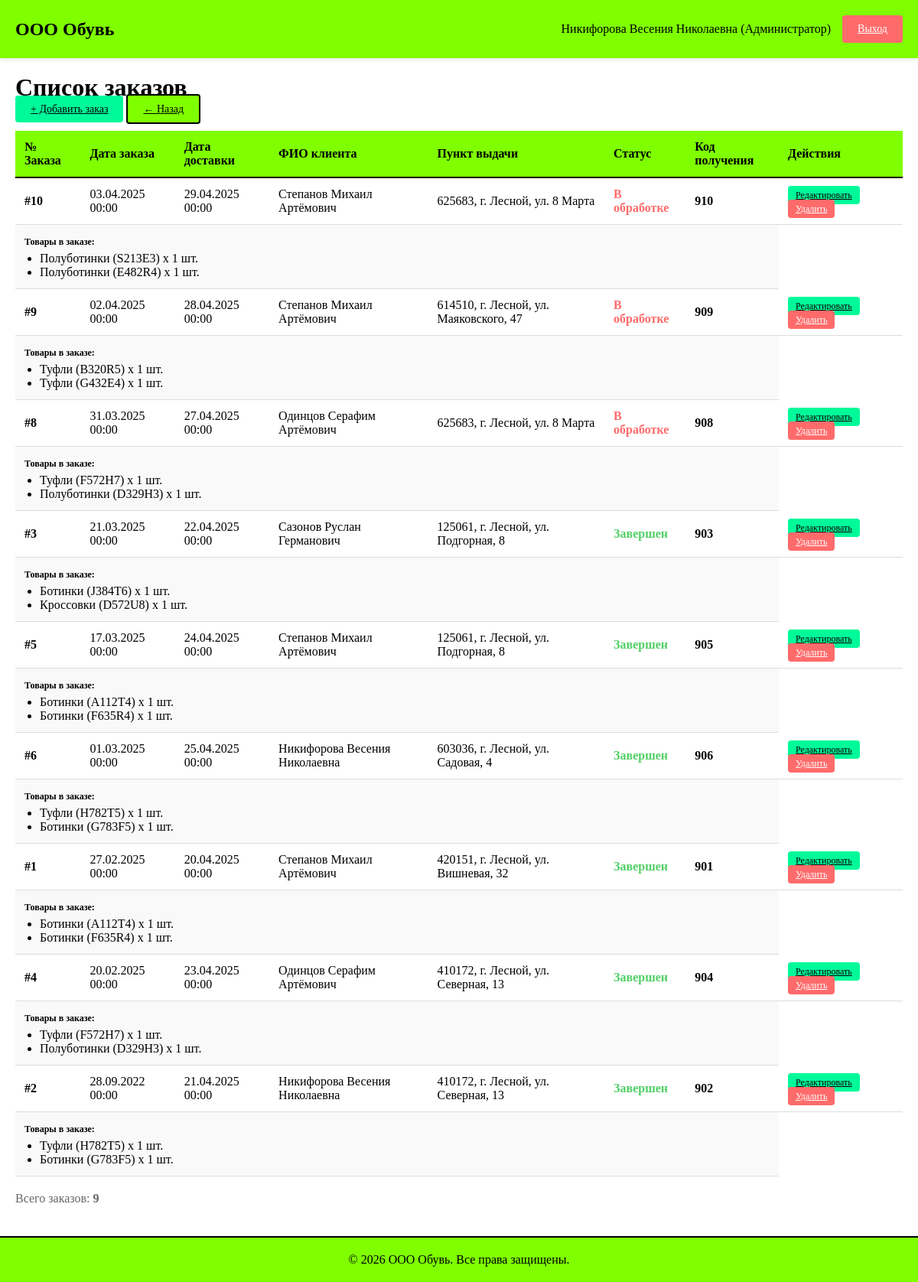
Screenshot of /orders/ (signed in) with the database file from the repository.
### shop/models.py (models this page shows, shortened)
class UserProfile(models.Model):
    USER_ROLES = [
        ('admin', 'Администратор'),
        ('manager', 'Менеджер'),
        ('client', 'Авторизованный клиент'),
        ('guest', 'Гость'),
    ]
    user = models.OneToOneField(User, on_delete=models.CASCADE, related_name='profile')
    role = models.CharField(max_length=20, choices=USER_ROLES)
    full_name = models.CharField(max_length=200)
    class Meta:
        verbose_name_plural = "Профили пользователей"

class Order(models.Model):
    STATUS_CHOICES = [
        ('pending', 'В обработке'),
        ('completed', 'Завершен'),
        ('cancelled', 'Отменен'),
    ]
    order_number = models.IntegerField(unique=True)
    products = models.ManyToManyField(Product, through='OrderItem')
    order_date = models.DateTimeField()
    delivery_date = models.DateTimeField()
    delivery_point = models.ForeignKey(DeliveryPoint, on_delete=models.SET_NULL, null=True)
    customer_name = models.CharField(max_length=200)
    code = models.IntegerField()
    status = models.CharField(max_length=20, choices=STATUS_CHOICES, default='pending')
    class Meta:
        verbose_name_plural = "Заказы"

class DeliveryPoint(models.Model):
    address = models.CharField(max_length=500)
    class Meta:
        verbose_name_plural = "Пункты выдачи"

class OrderItem(models.Model):
    order = models.ForeignKey(Order, on_delete=models.CASCADE, related_name='items')
    product = models.ForeignKey(Product, on_delete=models.PROTECT)
    quantity = models.IntegerField(default=1, validators=[MinValueValidator(1)])
    class Meta:
        verbose_name_plural = "Товары в заказах"
        unique_together = ('order', 'product')

class Product(models.Model):
    article = models.CharField(max_length=50, unique=True, primary_key=True)
    name = models.CharField(max_length=200)
    unit = models.CharField(max_length=20, default='шт.')
    price = models.DecimalField(max_digits=10, decimal_places=2, validators=[MinValueValidator(0)])
    supplier = models.ForeignKey(Supplier, on_delete=models.PROTECT)
    manufacturer = models.ForeignKey(Manufacturer, on_delete=models.PROTECT)
    category = models.ForeignKey(Category, on_delete=models.PROTECT)
    discount = models.DecimalField(max_digits=5, decimal_places=2, default=0, validators=[MinValueValidator(0), MaxValueValidator(100)])
    quantity = models.IntegerField(default=0, validators=[MinValueValidator(0)])
    description = models.TextField(blank=True)
    photo = models.ImageField(upload_to='products/', blank=True, null=True)
    class Meta:
        verbose_name_plural = "Товары"

### shop/views.py (the view)
# urls.py: path('orders/', views.orders_list, name='orders_list'),
@login_required(login_url='shop:login')
def orders_list(request):
    try:
        profile = request.user.profile
    except UserProfile.DoesNotExist:
        return redirect('shop:login')
    if profile.role not in ['manager', 'admin']:
        messages.error(request, 'У вас нет доступа к этой странице')
        return redirect('shop:dashboard')
    orders = Order.objects.all().order_by('-order_date')
    context = {
        'orders': orders,
        'profile': profile,
    }
    return render(request, 'shop/orders_list.html', context)

### shop/templates/shop/orders_list.html (shortened to what this page needs)
{% extends 'shop/base.html' %}
{% block content %}
<h1>Список заказов</h1>
{% if user.profile.role == 'admin' %}
<div style="margin-bottom: 20px;">
    <a href="{% url 'shop:add_order' %}" class="btn btn-primary">+ Добавить заказ</a>
    <a href="{% url 'shop:dashboard' %}" class="btn btn-secondary">← Назад</a>
</div>
{% else %}
<div style="margin-bottom: 20px;">
    <a href="{% url 'shop:dashboard' %}" class="btn btn-secondary">← Назад</a>
</div>
{% endif %}
{% if orders %}
<table>
    <thead>
        <tr>
            <th>№ Заказа</th>
            <th>Дата заказа</th>
            <th>Дата доставки</th>
            <th>ФИО клиента</th>
            <th>Пункт выдачи</th>
            <th>Статус</th>
            <th>Код получения</th>
            {% if user.profile.role == 'admin' %}
            <th>Действия</th>
            {% endif %}
        </tr>
    </thead>
    <tbody>
        {% for order in orders %}
        <tr>
            <td><strong>#{{ order.order_number }}</strong></td>
            <td>{{ order.order_date|date:"d.m.Y H:i" }}</td>
            <td>{{ order.delivery_date|date:"d.m.Y H:i" }}</td>
            <td>{{ order.customer_name }}</td>
            <td>
                {% if order.delivery_point %}
                    {{ order.delivery_point.address }}
                {% else %}
                    —
                {% endif %}
            </td>
            <td>
                {% if order.status == 'pending' %}
                    <span style="color: #FF6B6B; font-weight: bold;">В обработке</span>
                {% elif order.status == 'completed' %}
                    <span style="color: #51CF66; font-weight: bold;">Завершен</span>
                {% elif order.status == 'cancelled' %}
                    <span style="color: #868E96; font-weight: bold;">Отменен</span>
                {% endif %}
            </td>
            <td><strong>{{ order.code }}</strong></td>
            {% if user.profile.role == 'admin' %}
            <td>
                <a href="{% url 'shop:edit_order' order.id %}" class="btn btn-primary" style="padding: 5px 10px; font-size: 12px;">Редактировать</a>
                <a href="{% url 'shop:delete_order' order.id %}" class="btn btn-danger" style="padding: 5px 10px; font-size: 12px;">Удалить</a>
            </td>
            {% endif %}
        </tr>
        <tr style="background-color: #f9f9f9;">
            <td colspan="7">
                <strong style="font-size: 12px;">Товары в заказе:</strong>
                <ul style="margin-left: 20px; margin-top: 5px;">
                    {% for item in order.items.all %}
                    <li>{{ item.product.name }} ({{ item.product.article }}) x {{ item.quantity }} шт.</li>
                    {% endfor %}
                </ul>
            </td>
        </tr>
        {% endfor %}
    </tbody>
</table>
<p style="margin-top: 20px; color: #666;">Всего заказов: <strong>{{ orders|length }}</strong></p>
{% else %}
<div style="text-align: center; padding: 40px; color: #999;">
    <p style="font-size: 16px;">Заказов не найдено</p>
</div>
{% endif %}
{% endblock %}

### shop/templates/shop/base.html (shortened to what this page needs)
<!DOCTYPE html>
<html lang="ru">
<head>
</head>
<body>
    <div class="header">
        <div class="header-logo">ООО Обувь</div>
        {% if user.is_authenticated %}
        <div class="header-user">
            {% if user.profile %}
            <span>{{ user.profile.full_name }} ({{ user.profile.get_role_display }})</span>
            {% endif %}
            <a href="{% url 'shop:logout' %}" class="btn btn-danger">Выход</a>
        </div>
        {% endif %}
    </div>
    <div class="container">
        {% block content %}{% endblock %}
    </div>
    <div class="footer">
        <p>&copy; 2026 ООО Обувь. Все права защищены.</p>
    </div>
</body>
</html>

### shop/templates/shop/base.html (style rules this page uses)
* { margin: 0; padding: 0; box-sizing: border-box; }
body { font-family: 'Times New Roman', serif; background-color: #FFFFFF; color: #000; }
.header { background-color: #7FFF00; padding: 20px; display: flex; justify-content: space-between; align-items: center; box-shadow: 0 2px 5px rgba(0,0,0,0.1); }
.header-logo { font-size: 24px; font-weight: bold; color: #000; }
.header-user { display: flex; gap: 15px; align-items: center; }
.btn { padding: 10px 20px; border: none; border-radius: 4px; cursor: pointer; font-family: 'Times New Roman', serif; font-size: 14px; transition: all 0.3s ease; }
.btn-primary { background-color: #00FA9A; color: #000; }
.btn-danger { background-color: #FF6B6B; color: white; }
.btn-secondary { background-color: #7FFF00; color: #000; border: 2px solid #000; }
.container { max-width: 1400px; margin: 20px auto; padding: 0 20px; }
table { width: 100%; border-collapse: collapse; margin-top: 20px; background-color: #fff; }
table th { background-color: #7FFF00; padding: 12px; text-align: left; font-weight: bold; border-bottom: 2px solid #000; }
table td { padding: 12px; border-bottom: 1px solid #ddd; }
.footer { background-color: #7FFF00; padding: 20px; text-align: center; margin-top: 40px; border-top: 2px solid #000; }

### rows the page displays
Order: order_number "10", order_date "03.04.2025 00:00", delivery_date "29.04.2025 00:00", customer_name "Степанов Михаил Артёмович", delivery_point.address "625683, г. Лесной, ул. 8 Марта", status "В обработке", code "910"
OrderItem: product.name "Полуботинки", product.article "S213E3", quantity "1"
OrderItem: product.name "Полуботинки", product.article "E482R4", quantity "1"
Order: order_number "9", order_date "02.04.2025 00:00", delivery_date "28.04.2025 00:00", customer_name "Степанов Михаил Артёмович", delivery_point.address "614510, г. Лесной, ул. Маяковского, 47", status "В обработке", code "909"
OrderItem: product.name "Туфли", product.article "B320R5", quantity "1"
OrderItem: product.name "Туфли", product.article "G432E4", quantity "1"
Order: order_number "8", order_date "31.03.2025 00:00", delivery_date "27.04.2025 00:00", customer_name "Одинцов Серафим Артёмович", delivery_point.address "625683, г. Лесной, ул. 8 Марта", status "В обработке", code "908"
OrderItem: product.name "Туфли", product.article "F572H7", quantity "1"
OrderItem: product.name "Полуботинки", product.article "D329H3", quantity "1"
Order: order_number "3", order_date "21.03.2025 00:00", delivery_date "22.04.2025 00:00", customer_name "Сазонов Руслан Германович", delivery_point.address "125061, г. Лесной, ул. Подгорная, 8", status "Завершен", code "903"
OrderItem: product.name "Ботинки", product.article "J384T6", quantity "1"
OrderItem: product.name "Кроссовки", product.article "D572U8", quantity "1"
Order: order_number "5", order_date "17.03.2025 00:00", delivery_date "24.04.2025 00:00", customer_name "Степанов Михаил Артёмович", delivery_point.address "125061, г. Лесной, ул. Подгорная, 8", status "Завершен", code "905"
OrderItem: product.name "Ботинки", product.article "А112Т4", quantity "1"
OrderItem: product.name "Ботинки", product.article "F635R4", quantity "1"
Order: order_number "6", order_date "01.03.2025 00:00", delivery_date "25.04.2025 00:00", customer_name "Никифорова Весения Николаевна", delivery_point.address "603036, г. Лесной, ул. Садовая, 4", status "Завершен", code "906"
OrderItem: product.name "Туфли", product.article "H782T5", quantity "1"
OrderItem: product.name "Ботинки", product.article "G783F5", quantity "1"
Order: order_number "1", order_date "27.02.2025 00:00", delivery_date "20.04.2025 00:00", customer_name "Степанов Михаил Артёмович", delivery_point.address "420151, г. Лесной, ул. Вишневая, 32", status "Завершен", code "901"
OrderItem: product.name "Ботинки", product.article "А112Т4", quantity "1"
OrderItem: product.name "Ботинки", product.article "F635R4", quantity "1"
Order: order_number "4", order_date "20.02.2025 00:00", delivery_date "23.04.2025 00:00", customer_name "Одинцов Серафим Артёмович", delivery_point.address "410172, г. Лесной, ул. Северная, 13", status "Завершен", code "904"
OrderItem: product.name "Туфли", product.article "F572H7", quantity "1"
OrderItem: product.name "Полуботинки", product.article "D329H3", quantity "1"
Order: order_number "2", order_date "28.09.2022 00:00", delivery_date "21.04.2025 00:00", customer_name "Никифорова Весения Николаевна", delivery_point.address "410172, г. Лесной, ул. Северная, 13", status "Завершен", code "902"
OrderItem: product.name "Туфли", product.article "H782T5", quantity "1"
OrderItem: product.name "Ботинки", product.article "G783F5", quantity "1"

### other values shown
{{ user.profile.full_name }} "Никифорова Весения Николаевна"
{{ user.profile.get_role_display }} "Администратор"
{{ orders|length }} "9"
